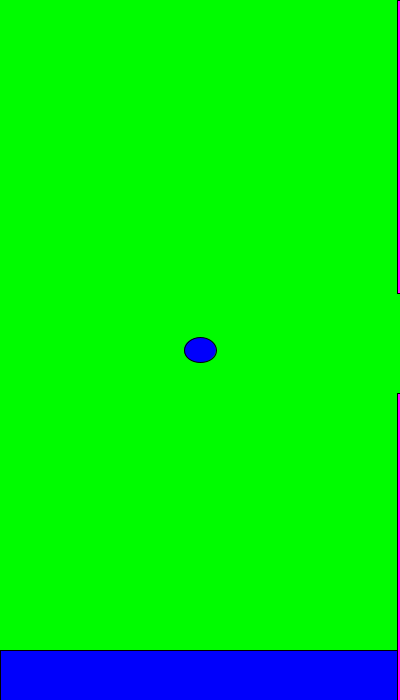
Frame 1 (no input)
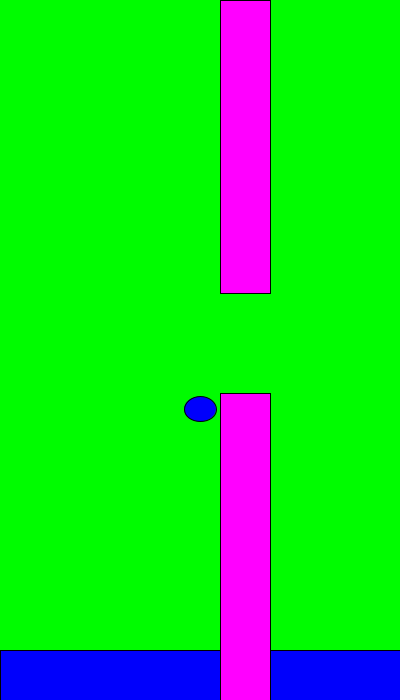
Frame 60 (the mouse pressed at the canvas centre just before this capture)
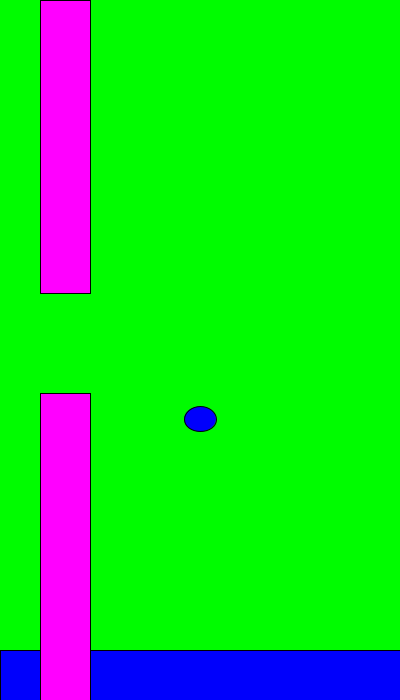
Frame 120 (the mouse held since frame 60 and released just before this capture)

The Processing sketch that drew these frames (run headless with seeded random() and noise(); from frame 60 on, the mouse is pressed at the canvas centre):

// Processing sketch: FlappyBird
// ── FlappyBird.pde
void setup() {
  size(400, 700);
}
int gravity = 1;
int birdYVelocity = 50;
int y = 350;
int x = 200;
int upperPipeHeight = (int) random(100, 400); 
int topx = 400;
int topy = 0;
int pipeGap = 100;
int lowerY = upperPipeHeight + pipeGap;

void draw() {
  background(0, 252, 0);
  fill(0, 0, 252);
  stroke(0, 0, 0);
  ellipse(200, y, 32, 25);
rect(0, 650, 600, 50);
  y += gravity;
  
  topx -= 3;

  // upper pipe
  fill(255, 0, 255);
  rect(topx, topy, 50, upperPipeHeight);

//  topx -= 3;

//  fill(155, 0, 255);
    
  // lower pipe
  // rect( x, y, width, height )
  rect(topx, lowerY, 50, height);
  boolean collision = intersectsPipes();
  if(collision){
    noLoop();
    text("You Lost", 200, 350); 
  }
  teleportPipes();
 
} 

void mousePressed() {
  y -= birdYVelocity;
}

void teleportPipes() {
  if (topx <= -50) {
    topx = width;
    upperPipeHeight = (int) random(100, 400); 
    lowerY = upperPipeHeight + pipeGap;
  }
}


boolean intersectsPipes() { 
         if (y < upperPipeHeight && x > topx && x < (topx+50)){
            return true; }
        else if (y>lowerY && x > topx && x < (topx+50)) {
            return true; }
        else { return false; }
}
